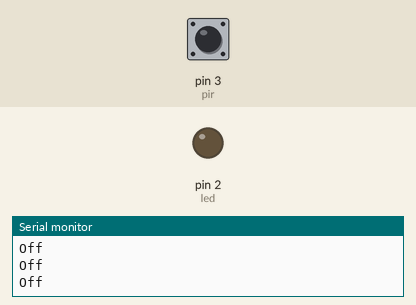
Recording of a sketch running on a simulated Arduino Uno, built with avr-gcc and run on an emulated ATmega328P. Shown: output pins drawn as LEDs (lit = HIGH), the last lines printed to the serial monitor. Dashed ring = blinking. The inputs (shaded band) are chosen by the test bench; at power-on: pin 3 (pir) LOW.

Above: at 1.2 s.
1.3 s: pin 3 (pir) driven HIGH
At 2.3 s:
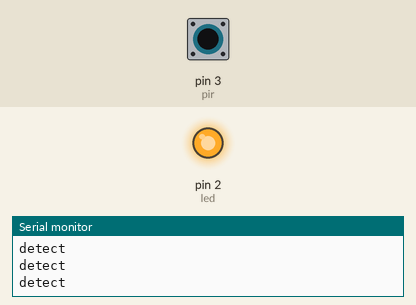
2.8 s: pin 3 (pir) driven LOW
At 3.6 s:
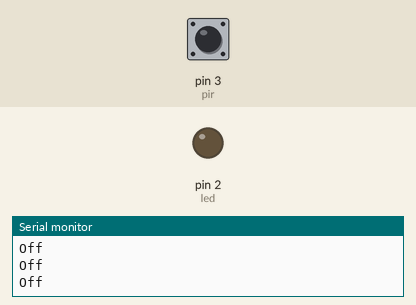
4.3 s: pin 3 (pir) pulsed HIGH 2 times (0.12 s each, 0.3 s apart)
At 4.66 s:
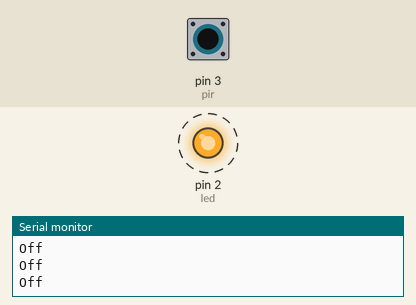
7.9 s: pin 3 (pir) pulsed HIGH 5 times (0.12 s each, 0.3 s apart)
At 10.0 s:
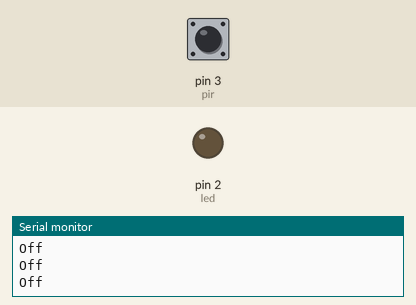
Timing chart, 0 to 11.5 s (numbered marks = the images above; inputs shaded):
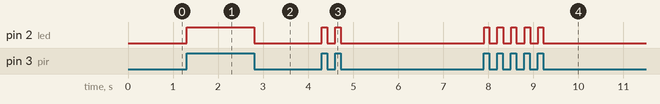

The sketch:

Test_PIR_have_LED_and_Serial_1_.ino
```cpp
#define led 2
#define pir 3
boolean pir_st;


void setup() {
  Serial.begin(9600);
  pinMode(led,OUTPUT);
  pinMode(pir,INPUT);

}

void loop() {
  pir_st = digitalRead(pir);

  if(pir_st == 1){
    digitalWrite(led,HIGH);
    Serial.println("detect");
  }
  else{
    digitalWrite(led,LOW);
    Serial.println("Off");
  }


}
```

Measured:
- after the input at 1.3 s, pin 2 (led): LOW → HIGH at once
- after the input at 2.8 s, pin 2 (led): HIGH → LOW at once
- after the input at 4.3 s, pin 2 (led): alternates HIGH for 0.12 s and LOW for 0.18 s, 4 changes in all, then stays LOW, starting at once
- after the input at 7.9 s, pin 2 (led): alternates HIGH for 0.12 s and LOW for 0.18 s, 10 changes in all, then stays LOW, starting at once
